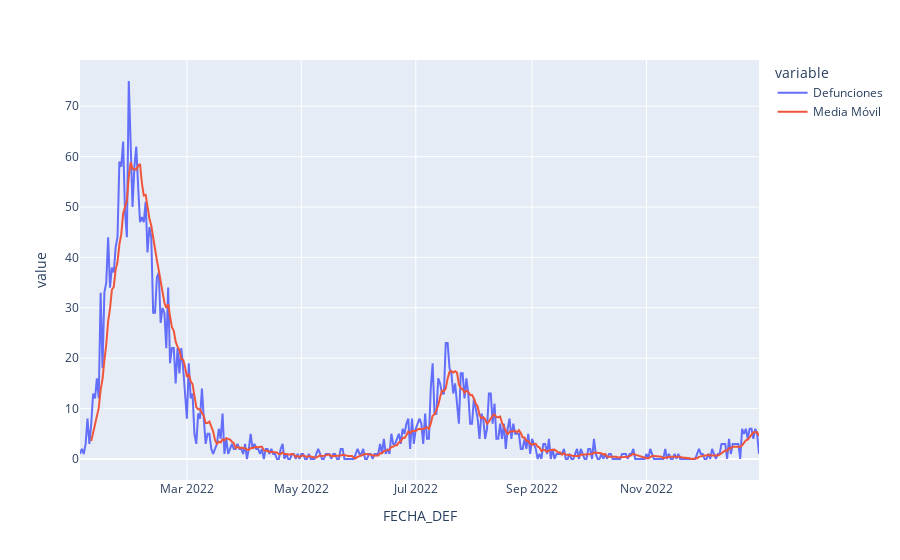

The code cell stored with this chart in its notebook:
### Markdown cell above
### Curva de defunciones

Ya que construimos la curva de casos confirmados, la de defunciones es exáctamente igual, sólo necesitamos seleccionar al inicio del proceso los renglones que tengan una fecha de defunción válida e indexar por fecha de defunción

### Code cell
defunciones = confirmados.loc[confirmados['FECHA_DEF'].notnull()] # Seleccionamos los casos con fecha de defunción
defunciones = defunciones.set_index('FECHA_DEF') # indexamos por fecha de defunción
defunciones_diarios = (defunciones
                       .groupby(pd.Grouper(freq='D'))[['ID_REGISTRO']] # grupos por dia y seleccionamos 'ID_REGISTRO'
                       .size() # Calculamos el tamaño de cada grupo
                       .reset_index() # Convertimos el resultado (que es una serie) en DataFrame
                       .rename({0:'Defunciones'}, axis=1) # Le damos nombre a la columna que obtenemos
                       )
defunciones_diarios['Media Móvil'] = defunciones_diarios.rolling(window=7).mean() # Calculamos la media móvil
defunciones_diarios = defunciones_diarios.melt(id_vars=['FECHA_DEF'], value_vars=['Defunciones', 'Media Móvil']) # Pasamos al formato largo
fig = px.line(defunciones_diarios, x='FECHA_DEF', y='value', color='variable')
fig.show()

### Figure 1 — Plotly figure (JSON) as saved in the notebook; plotly's stock layout.template omitted (floating-point values rounded to 4 significant figures; data arrays with more than 128 entries replaced by an {"elided": "..."} marker saying what was removed)
{"data": [{"hovertemplate": "variable=Defunciones<br>FECHA_DEF=%{x}<br>value=%{y}<extra></extra>", "legendgroup": "Defunciones", "line": {"color": "#636efa", "dash": "solid"}, "marker": {"symbol": "circle"}, "mode": "lines", "name": "Defunciones", "orientation": "v", "showlegend": true, "type": "scatter", "x": {"elided": "363 str values"}, "xaxis": "x", "y": {"elided": "363 int values"}, "yaxis": "y"}, {"hovertemplate": "variable=Media Móvil<br>FECHA_DEF=%{x}<br>value=%{y}<extra></extra>", "legendgroup": "Media Móvil", "line": {"color": "#EF553B", "dash": "solid"}, "marker": {"symbol": "circle"}, "mode": "lines", "name": "Media Móvil", "orientation": "v", "showlegend": true, "type": "scatter", "x": {"elided": "363 str values"}, "xaxis": "x", "y": {"elided": "363 float values"}, "yaxis": "y"}], "layout": {"legend": {"title": {"text": "variable"}, "tracegroupgap": 0}, "margin": {"t": 60}, "xaxis": {"anchor": "y", "domain": [0, 1], "title": {"text": "FECHA_DEF"}}, "yaxis": {"anchor": "x", "domain": [0, 1], "title": {"text": "value"}}}}
